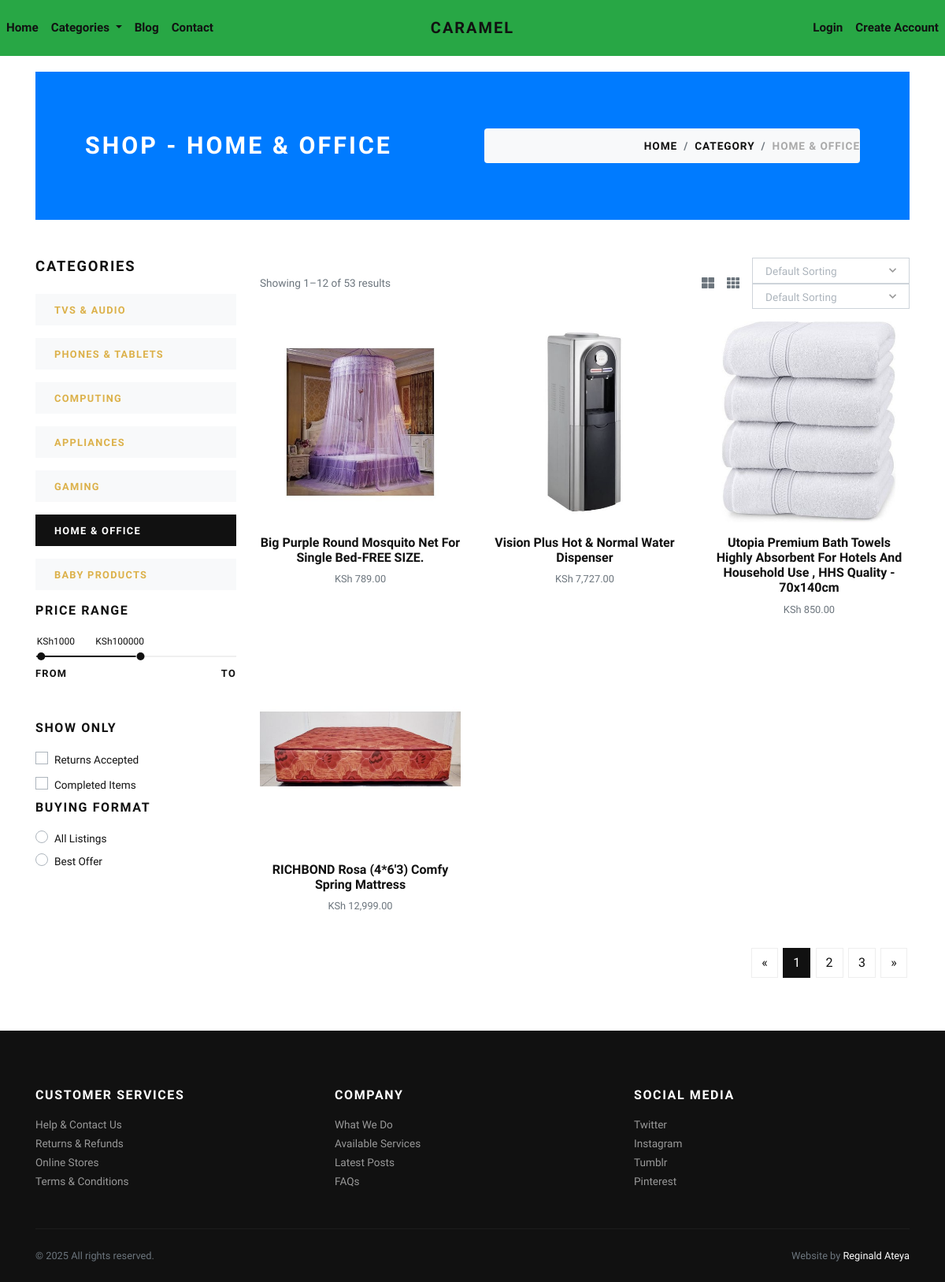
Screenshot of /home-and-office/ with the database file from the repository.
### store/models.py (models this page shows, shortened)
class Category(models.Model):
    title = models.CharField(max_length=50, verbose_name="Category Title")
    slug = models.SlugField(max_length=55, verbose_name="Category Slug")
    description = models.TextField(blank=True, verbose_name="Category Description")
    category_image = models.ImageField(upload_to='category', blank=True, null=True, verbose_name="Category Image")
    is_active = models.BooleanField(verbose_name="Is Active?")
    is_featured = models.BooleanField(verbose_name="Is Featured?")
    created_at = models.DateTimeField(auto_now_add=True, verbose_name="Created Date")
    updated_at = models.DateTimeField(auto_now=True, verbose_name="Updated Date")
    class Meta:
        verbose_name_plural = 'Categories'
        ordering = ('-created_at', )

class Product(models.Model):
    title = models.CharField(max_length=150, verbose_name="Product Title")
    slug = models.SlugField(max_length=160, verbose_name="Product Slug")
    sku = models.CharField(max_length=255, unique=True, verbose_name="Unique Product ID (SKU)")
    short_description = models.TextField(verbose_name="Short Description")
    detail_description = models.TextField(blank=True, null=True, verbose_name="Detail Description")
    product_image = models.ImageField(upload_to='product', blank=True, null=True, verbose_name="Product Image")
    price = models.DecimalField(max_digits=8, decimal_places=2)
    category = models.ForeignKey(Category, verbose_name="Product Categoy", on_delete=models.CASCADE)
    is_active = models.BooleanField(verbose_name="Is Active?")
    is_featured = models.BooleanField(verbose_name="Is Featured?")
    created_at = models.DateTimeField(auto_now_add=True, verbose_name="Created Date")
    updated_at = models.DateTimeField(auto_now=True, verbose_name="Updated Date")
    stock = models.PositiveIntegerField(default=0)  # Add this line
    def is_in_stock(self):
        return self.stock > 0
    class Meta:
        verbose_name_plural = 'Products'
        ordering = ('-created_at', )

### store/views.py (the view)
# urls.py: path('<slug:slug>/', views.category_products, name="category-products"),
def category_products(request, slug):
    category = get_object_or_404(Category, slug=slug)
    products = Product.objects.filter(is_active=True, category=category)
    categories = Category.objects.filter(is_active=True)
    context = {
        'category': category,
        'products': products,
        'categories': categories,
    }
    return render(request, 'store/category_products.html', context)

### store/context_preprocessors.py (called while the page is built)
def store_menu(request):
    categories = Category.objects.filter(is_active=True)
    context = {
        'categories_menu': categories,
    }
    return context

def cart_menu(request):
    if request.user.is_authenticated:
        cart_items= Cart.objects.filter(user=request.user)
        context = {
            'cart_items': cart_items,
        }
    else:
        context = {}
    return context

def wish_list_count(request):
    if request.user.is_authenticated:
        count = WishList.objects.filter(user=request.user).count()
    else:
        count = 0
    return {'wish_list_count': count}

### store/templatetags/currency.py (called while the page is built)
@register.filter
def kes(value):
    try:
        value = float(value)
        return f"KSh {value:,.2f}"
    except ValueError:
        return value  # Return the value as is if it's not a valid number

### templates/store/category_products.html (shortened to what this page needs)
{% extends 'base.html' %}
{% load static %}
{% load currency %}
{% block content %}
<div class="container">
  <section class="py-5" style="background-color: #007bff; margin-top: 20px;">
    <div class="container">
      <div class="row px-4 px-lg-5 py-lg-4 align-items-center">
        <div class="col-lg-6">
          <h1 class="h2 text-uppercase text-white mb-0">Shop - {{ category.title }}</h1>
        </div>
        <div class="col-lg-6 text-lg-right">
          <nav aria-label="breadcrumb">
            <ol class="breadcrumb justify-content-lg-end mb-0 px-0">
              <li class="breadcrumb-item"><a href="{% url 'store:home' %}">Home</a></li>
              <li class="breadcrumb-item"><a href="{% url 'store:all-categories' %}">Category</a></li>
              <li class="breadcrumb-item active" aria-current="page">{{ category.title }}</li>
            </ol>
          </nav>
        </div>
      </div>
    </div>
  </section>
  <section class="py-5">
    <div class="container p-0">
      <div class="row">
        <div class="col-lg-3 order-2 order-lg-1">
          <h5 class="text-uppercase mb-4">Categories</h5>
          {% if categories %}
            {% for cat in categories %}
              <a href="{% url 'store:category-products' cat.slug %}">
                <div class="py-2 px-4 {% if category == cat %}bg-dark text-white {% else %}bg-light{% endif %} mb-3">
                  <strong class="small text-uppercase font-weight-bold">{{ cat.title }}</strong>
                </div>
              </a>
            {% endfor %}
          {% endif %}
          <h6 class="text-uppercase mb-4">Price Range</h6>
          <div class="price-range pt-4 mb-5">
            <div id="range"></div>
            <div class="row pt-2">
              <div class="col-6"><strong class="small font-weight-bold text-uppercase">From</strong></div>
              <div class="col-6 text-right"><strong class="small font-weight-bold text-uppercase">To</strong></div>
            </div>
          </div>
          <h6 class="text-uppercase mb-3">Show Only</h6>
          <div class="custom-control custom-checkbox mb-1">
            <label class="custom-control-label text-small" for="customCheck1">Returns Accepted</label>
          </div>
          <div class="custom-control custom-checkbox mb-1">
            <label class="custom-control-label text-small" for="customCheck2">Completed Items</label>
          </div>
          <h6 class="text-uppercase mb-3">Buying Format</h6>
          <div class="custom-control custom-radio">
            <label class="custom-control-label text-small" for="customRadio1">All Listings</label>
          </div>
          <div class="custom-control custom-radio">
            <label class="custom-control-label text-small" for="customRadio2">Best Offer</label>
          </div>
        </div>
        <div class="col-lg-9 order-1 order-lg-2 mb-5 mb-lg-0">
          <div class="row mb-3 align-items-center">
            <div class="col-lg-6 mb-2 mb-lg-0">
              <p class="text-small text-muted mb-0">Showing 1–12 of 53 results</p>
            </div>
            <div class="col-lg-6">
              <ul class="list-inline d-flex align-items-center justify-content-lg-end mb-0">
                <li class="list-inline-item text-muted mr-3"><a class="reset-anchor p-0" href="#"><i class="fas fa-th-large"></i></a></li>
                <li class="list-inline-item text-muted mr-3"><a class="reset-anchor p-0" href="#"><i class="fas fa-th"></i></a></li>
                <li class="list-inline-item">
                </li>
              </ul>
            </div>
          </div>
          <div class="row">
            {% if products %}
              {% for product in products %}
                <div class="col-lg-4 col-sm-6 mb-4">
                  <div class="product text-center">
                    <div class="mb-3 position-relative">
                      <a class="d-block" href="{% url 'store:product-detail' product.slug %}">
                        {% if product.product_image %}
                          <img class="img-fluid w-100" src="{{ product.product_image.url }}" alt="{{ product.title }}">
                        {% else %}
                          <img class="img-fluid w-100" src="{% static 'img/product-1.jpg' %}" alt="{{ product.title }}">
                        {% endif %}
                      </a>
                    </div>
                    <h6><a class="reset-anchor" href="{% url 'store:product-detail' product.slug %}">{{ product.title }}</a></h6>
                    <p class="small text-muted">{{ product.price | kes }}</p>
                  </div>
                </div>
              {% endfor %}
            {% endif %}
          </div>
          <nav aria-label="Page navigation example">
            <ul class="pagination justify-content-center justify-content-lg-end">
              <li class="page-item"><a class="page-link" href="#" aria-label="Previous"><span aria-hidden="true">«</span></a></li>
              <li class="page-item active"><a class="page-link" href="#">1</a></li>
              <li class="page-item"><a class="page-link" href="#">2</a></li>
              <li class="page-item"><a class="page-link" href="#">3</a></li>
              <li class="page-item"><a class="page-link" href="#" aria-label="Next"><span aria-hidden="true">»</span></a></li>
            </ul>
          </nav>
        </div>
      </div>
    </div>
  </section>
</div>
{% endblock content %}

### caramel/static/css/style.default.css (style rules this page uses)
.text-small { font-size: 0.85rem !important; }
strong { font-weight: 700; }
.product img { -webkit-filter: grayscale(40%); filter: grayscale(40%); transition: all 0.3s; }
.text-uppercase { text-transform: uppercase; letter-spacing: 0.1em; }
.reset-anchor { color: inherit; transition: all 0.3s; }
.noUi-target { background: #efefef; border-radius: 0; border: none; box-shadow: none; }
.noUi-horizontal { height: 2px; }
body { font-family: "Libre Franklin", sans-serif; font-size: 1rem; font-weight: 400; line-height: 1.5; color: #111111; background-color: #fff; }
a { color: #dcb14a; text-decoration: none; }
h1, h2, h3, h4, h5, h6, .h1, .h2, .h3, .h4, .h5, .h6 { margin-bottom: 0.5rem; font-family: inherit; font-weight: 900; line-height: 1.2; color: inherit; }
h1, .h1 { font-size: 2.2rem; }
h2, .h2 { font-size: 1.9rem; }
h5, .h5 { font-size: 1.15rem; }
h6, .h6 { font-size: 1rem; }
small, .small { font-size: 80%; font-weight: 400; }
.page-item:first-child .page-link { border-top-left-radius: 0; border-bottom-left-radius: 0; }
.page-item:last-child .page-link { border-top-right-radius: 0; border-bottom-right-radius: 0; }
.page-item.active .page-link { color: #fff; background-color: #111111; border-color: #111111; }
.page-link { padding: 0.5rem 0.75rem; line-height: 1.25; color: #111111; background-color: none; border: 1px solid #eee; margin: 0.2rem; transition: all 0.3s; }
.bg-light { background-color: #f8f9fa !important; }
.bg-dark { background-color: #111111 !important; }
.custom-checkbox .custom-control-label::before { border-radius: 0; }
.custom-radio .custom-control-label::before { border-radius: 50%; }
.custom-control-label { font-weight: 400; line-height: 2.1em; cursor: pointer; }
.breadcrumb { background: #f8f9fa; }
.breadcrumb-item { font-size: 0.85rem; text-transform: uppercase; letter-spacing: 0.07em; font-weight: 900; color: #111111; }
.breadcrumb-item a { color: inherit; transition: all 0.3s; }
.breadcrumb-item.active { color: #aaa; }

### rows the page displays
Category: title "HOME & OFFICE"
Category: title "TVS & AUDIO"
Category: title "PHONES & TABLETS"
Category: title "COMPUTING"
Category: title "APPLIANCES"
Category: title "GAMING"
Category: title "BABY PRODUCTS"
Product: product_image (picture), title "Big Purple Round Mosquito Net For Single Bed-FREE SIZE.", price|kes "KSh 789.00"
Product: product_image (picture), title "Vision Plus Hot & Normal Water Dispenser", price|kes "KSh 7,727.00"
Product: product_image (picture), title "Utopia Premium Bath Towels Highly Absorbent For Hotels And Household Use , HHS Quality - 70x140cm", price|kes "KSh 850.00"
Product: product_image (picture), title "RICHBOND Rosa (4*6'3) Comfy Spring Mattress", price|kes "KSh 12,999.00"
